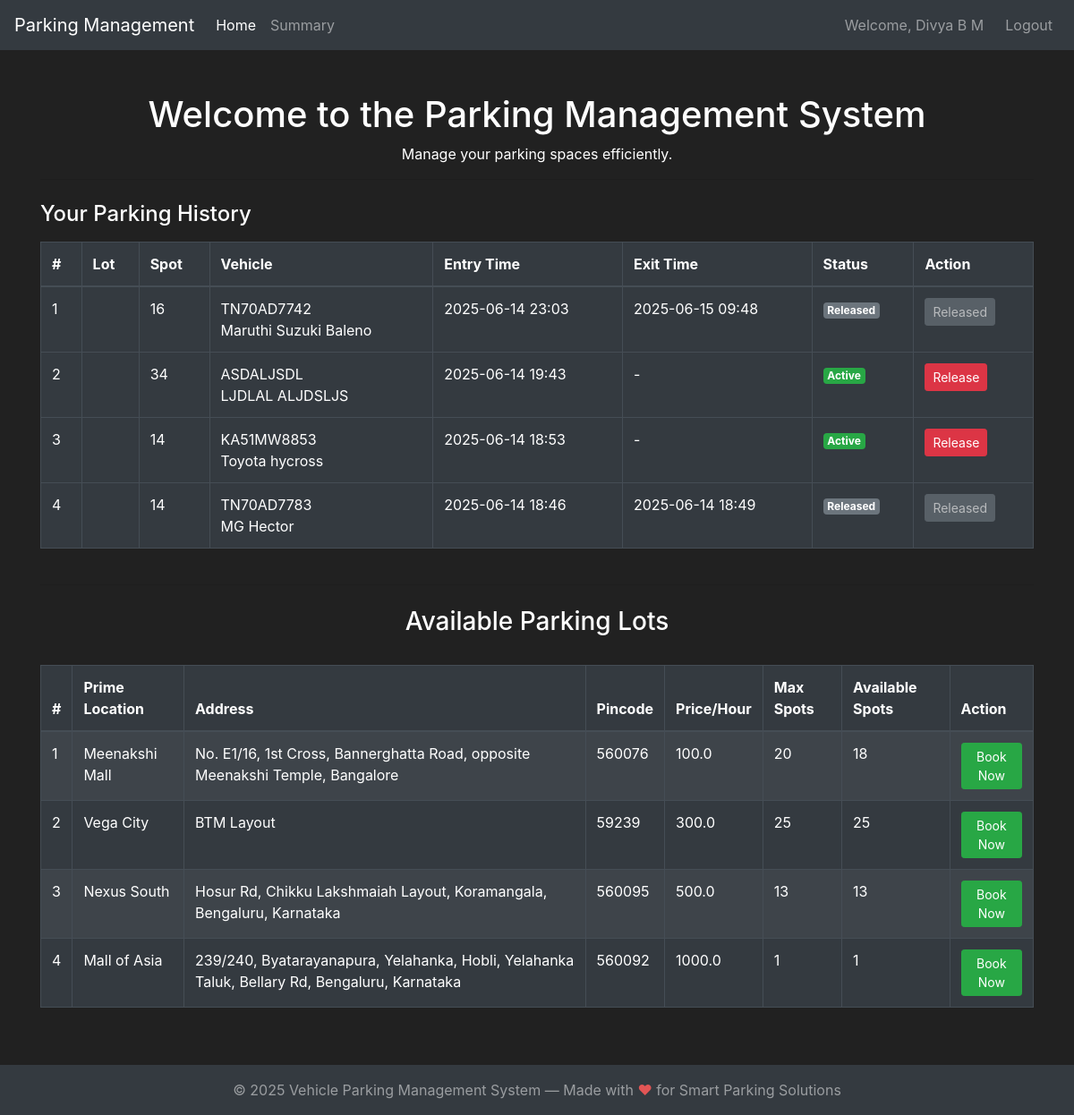
Page / (signed in) on the committed database.
### parkingManagement/modals.py (models this page shows, shortened)
class User(db.Model, UserMixin):
    id = db.Column(db.Integer(), primary_key=True)
    username = db.Column(db.String(length=30), nullable=False, unique=True)
    password_hash = db.Column(db.String(length=128), nullable=False)
    emailId = db.Column(db.String(length=50), nullable=False, unique=True)
    name = db.Column(db.String(length=50), nullable=False)
    address = db.Column(db.String(length=100), nullable=False)
    pincode = db.Column(db.String(length=10), nullable=False)
    @property
    def password(self):
        raise AttributeError('Password is not a readable attribute.')

class Booking(db.Model):
    id = db.Column(db.Integer(), primary_key=True)
    spot_id = db.Column(db.Integer(), db.ForeignKey('parking_spot.id'), nullable=False)
    user_id = db.Column(db.Integer(), db.ForeignKey('user.id'), nullable=False)
    entry_time = db.Column(db.DateTime(), nullable=False)
    exit_time = db.Column(db.DateTime(), nullable=True)
    vehicle_number = db.Column(db.String(length=20), nullable=False)
    vehicle_brand = db.Column(db.String(length=30), nullable=False)
    vehicle_model = db.Column(db.String(length=30), nullable=False)
    cost = db.Column(db.Float(), nullable=False)

class ParkingLot(db.Model):
    id = db.Column(db.Integer(), primary_key=True)
    prime_location = db.Column(db.String(length=100), nullable=False)
    address = db.Column(db.String(length=100), nullable=False)
    pincode = db.Column(db.String(length=10), nullable=False)
    price_per_hour = db.Column(db.Float(), nullable=False)
    max_spots = db.Column(db.Integer(), nullable=False)
    revenue_per_lot = db.Column(db.Float(), nullable=False)

### parkingManagement/controllers.py (the view)
@app.route('/')
def home_page():
    if not current_user.is_authenticated:
        return render_template('public_home.html', active_page='home')
    parking_lots = ParkingLot.query.all()
    booking_form = BookingForm()
    user_history = []
    allocated_spot = session.pop('allocated_spot', None)
    allocated_lot = session.pop('allocated_lot', None)
    lots_with_occupied = []
    for lot in parking_lots:
        occupied_spots = ParkingSpot.query.filter_by(parking_lot_id=lot.id, status='occupied').count()
        lot_dict = lot.__dict__.copy()
        lot_dict['occupied_spots'] = occupied_spots
        lots_with_occupied.append(lot_dict)
    if current_user.is_authenticated:
        user_history = Booking.query.filter_by(user_id=current_user.id).order_by(Booking.entry_time.desc()).all()
    return render_template(
        'home.html',
        active_page='home',
        parking_lots=lots_with_occupied,
        booking_form=booking_form,
        user_history=user_history,
        allocated_spot=allocated_spot,
        allocated_lot=allocated_lot
    )

### parkingManagement/modals.py (called while the page is built)
@login_manager.user_loader
def load_user(user_id):
    return User.query.get(int(user_id))

### parkingManagement/templates/home.html (shortened to what this page needs)
{% extends 'base.html' %}
{% block content %}
    <div class="container mt-5">
        <h1 class="text-center">Welcome to the Parking Management System</h1>
        <p class="text-center">Manage your parking spaces efficiently.</p>
        {% if user_history %}
        <hr>
        <h4 class="mt-4 mb-3">Your Parking History</h4>
        <div class="table-responsive mb-4">
            <table class="table table-dark table-bordered">
                <thead>
                    <tr>
                        <th>#</th>
                        <th>Lot</th>
                        <th>Spot</th>
                        <th>Vehicle</th>
                        <th>Entry Time</th>
                        <th>Exit Time</th>
                        <th>Status</th>
                        <th>Action</th>
                    </tr>
                </thead>
                <tbody>
                    {% for booking in user_history %}
                    <tr>
                        <td>{{ loop.index }}</td>
                        <td>{{ booking.spot_id and booking.spot.parking_lot_id and booking.spot.parking_lot.prime_location if booking.spot and booking.spot.parking_lot else '' }}</td>
                        <td>{{ booking.spot_id }}</td>
                        <td>{{ booking.vehicle_number }}<br>{{ booking.vehicle_brand }} {{ booking.vehicle_model }}</td>
                        <td>{{ booking.entry_time.strftime('%Y-%m-%d %H:%M') if booking.entry_time else '' }}</td>
                        <td>{{ booking.exit_time.strftime('%Y-%m-%d %H:%M') if booking.exit_time else '-' }}</td>
                        <td>
                            {% if booking.exit_time %}
                                <span class="badge badge-secondary">Released</span>
                            {% else %}
                                <span class="badge badge-success">Active</span>
                            {% endif %}
                        </td>
                        <td>
                            {% if not booking.exit_time %}
                            <button type="button" class="btn btn-danger btn-sm release-btn" data-booking-id="{{ booking.id }}">Release</button>
                            {% else %}
                                <button class="btn btn-secondary btn-sm" disabled>Released</button>
                            {% endif %}
                        </td>
                    </tr>
                    {% endfor %}
                </tbody>
            </table>
        </div>
        {% endif %}
        <hr>
        <h3 class="text-center mt-4 mb-3">Available Parking Lots</h3>
        <div class="table-responsive">
            <table class="table table-dark table-striped table-bordered mt-3">
                <thead>
                    <tr>
                        <th>#</th>
                        <th>Prime Location</th>
                        <th>Address</th>
                        <th>Pincode</th>
                        <th>Price/Hour</th>
                        <th>Max Spots</th>
                        <th>Available Spots</th>
                        <th>Action</th>
                    </tr>
                </thead>
                <tbody>
                    {% for lot in parking_lots %}
                    <tr>
                        <td>{{ loop.index }}</td>
                        <td>{{ lot.prime_location }}</td>
                        <td>{{ lot.address }}</td>
                        <td>{{ lot.pincode }}</td>
                        <td>{{ lot.price_per_hour }}</td>
                        <td>{{ lot.max_spots }}</td>
                        <td>{{ lot.max_spots - (lot.occupied_spots if lot.occupied_spots is defined else 0) }}</td>
                        <td>
                            {% set available_spots = lot.max_spots - (lot.occupied_spots if lot.occupied_spots is defined else 0) %}
                            <button type="button" class="btn btn-sm book-now-button {% if available_spots == 0 %}btn-danger disabled{% else %}btn-success{% endif %}" data-toggle="modal" data-target="#bookModal" data-lot-id="{{ lot.id }}" data-lot-location="{{ lot.prime_location }}" {% if available_spots == 0 %}disabled{% endif %}>Book Now</button>
                        </td>
                    </tr>
                    {% else %}
                    <tr>
                        <td colspan="7" class="text-center">No parking lots available.</td>
                    </tr>
                    {% endfor %}
                </tbody>
            </table>
        </div>
    </div>
{% endblock %}

### parkingManagement/templates/base.html (shortened to what this page needs)
<!DOCTYPE html>
<html lang="en">
<head>
        <link rel="stylesheet" href="https://cdn.jsdelivr.net/npm/bootstrap@4.5.3/dist/css/bootstrap.min.css">
</head>
<body>
    <nav class="navbar navbar-expand-md navbar-dark bg-dark">
        <a class="navbar-brand ps-4" href="{% if session.get('admin_logged_in') %}{{ url_for('admin_home_page') }}{% else %}{{ url_for('home_page') }}{% endif %}">Parking Management</a>
        <div class="collapse navbar-collapse" id="navbarNav">
            <ul class="navbar-nav mr-auto">
                <li class="nav-item {% if active_page == 'home' or active_page == 'admin_home' %}active{% endif %}">
                    <a class="nav-link" href="{% if session.get('admin_logged_in') %}{{ url_for('admin_home_page') }}{% else %}{{ url_for('home_page') }}{% endif %}">Home</a>
                </li>
                {% if session.get('admin_logged_in') %}
                <li class="nav-item {% if active_page == 'users' %}active{% endif %}">
                    <a class="nav-link" href="{{ url_for('admin_users_page') }}">User</a>
                </li>
                <li class="nav-item {% if active_page == 'summary' %}active{% endif %}">
                    <a class="nav-link" href="{{ url_for('admin_user_summary') }}">Summary</a>
                </li>
                {% elif current_user.is_authenticated %}
                <li class="nav-item {% if request.endpoint == 'user_summary' %}active{% endif %}">
                    <a class="nav-link" href="{{ url_for('user_summary') }}">Summary</a>
                </li>
                {% endif %}
            </ul>
            <ul class="navbar-nav ml-auto">
                {% if session.get('admin_logged_in') %}
                <li class="nav-item">
                    <span class="navbar-text mr-3">Welcome, Master</span>
                </li>
                <li class="nav-item">
                    <a class="nav-link" href="{{ url_for('logout_page') }}">Logout</a>
                </li>
                {% elif current_user.is_authenticated %}
                <li class="nav-item">
                    <span class="navbar-text mr-3">Welcome, {{ current_user.name }}</span>
                </li>
                <li class="nav-item">
                    <a class="nav-link" href="{{ url_for('logout_page') }}">Logout</a>
                </li>
                {% endif %}
            </ul>
        </div>
    </nav>
    {% block content %}
    {% endblock %}
    <footer class="footer mt-5 py-3 bg-dark text-white-50">
        <div class="container text-center">
            <span>&copy; 2025 Vehicle Parking Management System &mdash; Made with <span style="color: #e25555;">&#10084;</span> for Smart Parking Solutions</span>
        </div>
    </footer>
</body>
</html>

### parkingManagement/templates/base.html (style rules this page uses)
body { background-color: #212121; color: white; min-height: 100vh; display: flex; flex-direction: column; justify-content: space-between; }
.footer { margin-top: auto; }

### rows in the picture
User: name "Divya B M"
Booking: spot_id "16", vehicle_number "TN70AD7742", vehicle_brand "Maruthi Suzuki", vehicle_model "Baleno", entry_time "2025-06-14 23:03", exit_time "2025-06-15 09:48", shows "Released"
Booking: spot_id "34", vehicle_number "ASDALJSDL", vehicle_brand "LJDLAL", vehicle_model "ALJDSLJS", entry_time "2025-06-14 19:43", exit_time "-", shows "Active"
Booking: spot_id "14", vehicle_number "KA51MW8853", vehicle_brand "Toyota", vehicle_model "hycross", entry_time "2025-06-14 18:53", exit_time "-", shows "Active"
Booking: spot_id "14", vehicle_number "TN70AD7783", vehicle_brand "MG", vehicle_model "Hector", entry_time "2025-06-14 18:46", exit_time "2025-06-14 18:49", shows "Released"
ParkingLot: prime_location "Meenakshi Mall", address "No. E1/16, 1st Cross, Bannerghatta Road, opposite Meenakshi Temple, Bangalore", pincode "560076", price_per_hour "100.0", max_spots "20", max_spots "18"
ParkingLot: prime_location "Vega City", address "BTM Layout", pincode "59239", price_per_hour "300.0", max_spots "25"
ParkingLot: prime_location "Nexus South", address "Hosur Rd, Chikku Lakshmaiah Layout, Koramangala, Bengaluru, Karnataka", pincode "560095", price_per_hour "500.0", max_spots "13"
ParkingLot: prime_location "Mall of Asia", address "239/240, Byatarayanapura, Yelahanka, Hobli, Yelahanka Taluk, Bellary Rd, Bengaluru, Karnataka", pincode "560092", price_per_hour "1000.0", max_spots "1"
